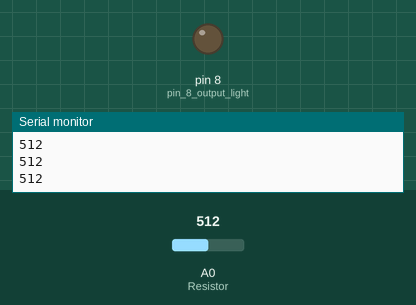
Simulated run of this sketch. Board: Arduino Uno, built with avr-gcc and run on an emulated ATmega328P. Shown: output pins drawn as LEDs (lit = HIGH), the last lines printed to the serial monitor. The inputs (shaded band) are chosen by the test bench; at power-on: A0 (Resistor) = 512.

Above: at 1.2 s.
1.3 s: A0 (Resistor) set to 9
2.8 s: A0 (Resistor) set to 6
At 3.5 s:
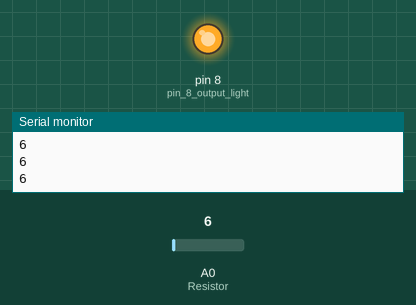
4.4 s: A0 (Resistor) set to 122
At 4.8 s:
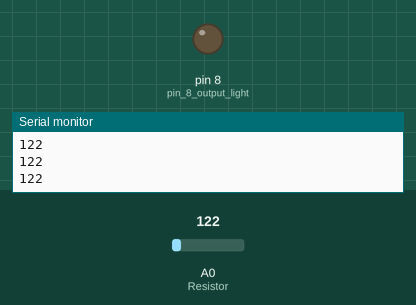
6.0 s: A0 (Resistor) set to 0
At 7.4 s:
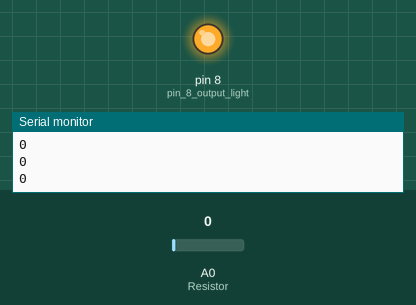
Timing chart, 0 to 8.6 s (numbered marks = the images above; inputs shaded):
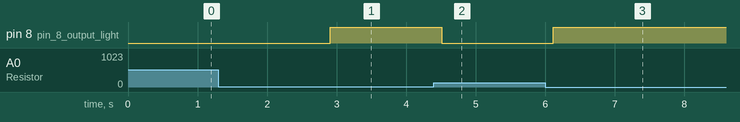

The sketch:

Photoresistor_Led.ino
```cpp
//bron: http://www.instructables.com/id/Arduino-Photoresistor-LED-onoff/

int Resistor = 0; //analoog 0
int ResistorValue = 0;  //output value
int Resistor_Input = 8; //value when light is on. Light will now only turn on if a vinger or hand is put on top of the resistor


void setup() {
 ResistorValue = analogRead(Resistor);

 Serial.begin(9600); //start serial monitor

 pinMode(8, OUTPUT); // pin 8 output light

}

void loop() {
ResistorValue = analogRead(Resistor);
Serial.println(ResistorValue); // print value photoresistor
delay(100); // value updated every 0.1 second

if (ResistorValue < Resistor_Input) //if sensor value is less than 8, turn light on
{digitalWrite(8,HIGH);} else { digitalWrite(8, LOW); }
}
```

Measured:
- the behaviour switches between 8 and 7 on A0 (Resistor) (found by bisection; images 0 and 1)
- after the input at 2.8 s, pin 8 (pin_8_output_light): LOW → HIGH after 0.11 s
- after the input at 4.4 s, pin 8 (pin_8_output_light): HIGH → LOW after 0.11 s
- after the input at 6.0 s, pin 8 (pin_8_output_light): LOW → HIGH after 0.12 s
